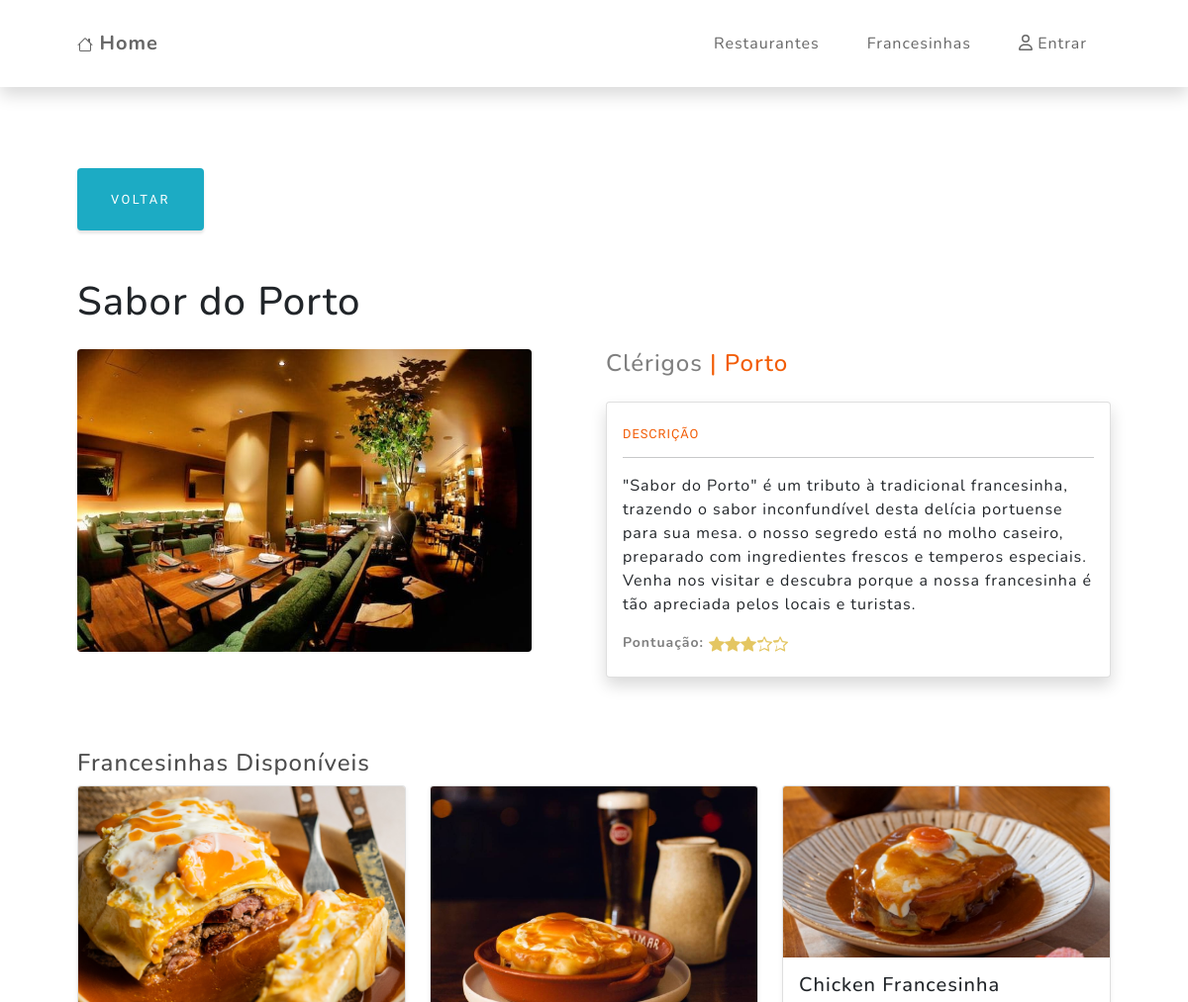
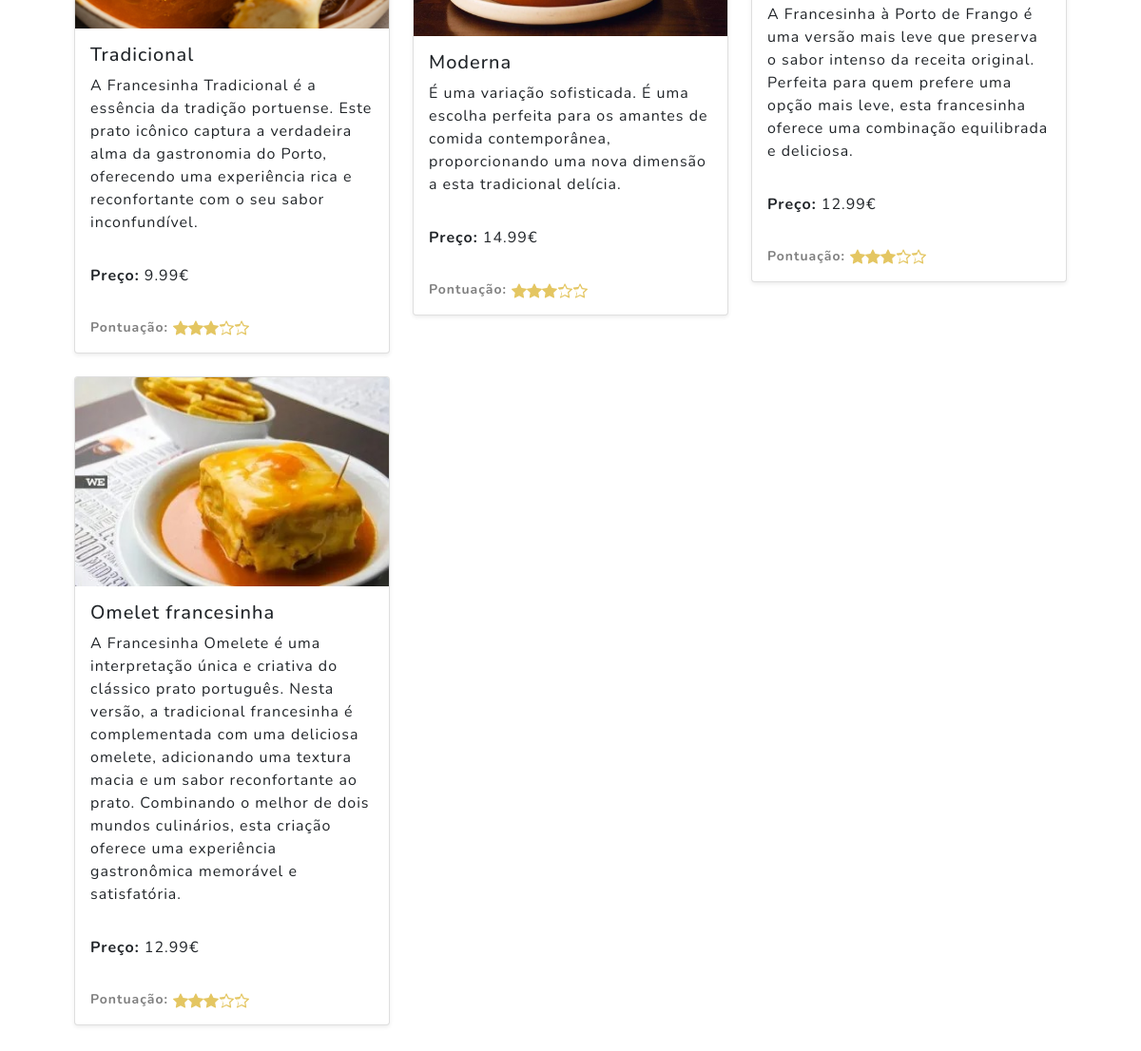
The page /restaurante_detail.php?id=3 on the database its author committed (2 pictures, top to bottom).
### tables this page shows
CREATE TABLE `restaurantes` (
  `id_restaurantes` int(11) NOT NULL,
  `nome` varchar(45) NOT NULL,
  `endereco` varchar(100) NOT NULL,
  `ref_cidades` int(11) NOT NULL,
  `capa` varchar(255) NOT NULL,
  `descricao` text NOT NULL,
  `pontuacao` float DEFAULT 0,
  `deleted` int(1) DEFAULT 0
);

CREATE TABLE `francesinhas` (
  `id_francesinhas` int(11) NOT NULL,
  `nome` varchar(45) NOT NULL,
  `preco` decimal(5,2) NOT NULL,
  `capa` varchar(45) DEFAULT NULL,
  `descricao` text DEFAULT NULL,
  `deleted` int(1) DEFAULT 0,
  `pontuacao` int(11) DEFAULT 0
);

### restaurante_detail.php (called while the page is built)
<?php include_once "./components/cp_head.php" ?>
<?php include_once "./components/cp_navbar.php" ?>
<?php include_once "./components/cp_detalhes.php" ?>
<?php include_once "./components/cp_footer.php" ?>

### components/cp_detalhes.php (the view, shortened to what this page needs)
<?php
    $query = "SELECT
                restaurantes.id_restaurantes,
                restaurantes.nome,
                restaurantes.endereco,
                restaurantes.capa AS capa_restaurante,
                restaurantes.descricao,
                restaurantes.pontuacao,
                cidades.nome AS cidade_nome,
                francesinhas.id_francesinhas,
                francesinhas.pontuacao,
                francesinhas.nome AS francesinha_nome,
                francesinhas.descricao AS francesinha_descricao,
                francesinhas.preco AS francesinha_preco,
                francesinhas.capa AS capa_francesinha
              FROM
                restaurantes
              INNER JOIN
                cidades ON restaurantes.ref_cidades = cidades.id_cidades
              LEFT JOIN
                francesinhas_restaurantes ON restaurantes.id_restaurantes = francesinhas_restaurantes.ref_restaurantes
              LEFT JOIN
                francesinhas ON francesinhas_restaurantes.ref_francesinhas = francesinhas.id_francesinhas
              WHERE
                restaurantes.id_restaurantes = ?";
    if (isset($_GET['id'])) {
        $id_restaurante = $_GET['id'];
        $link = new_db_connection();
        $stmt = mysqli_stmt_init($link);
        if (mysqli_stmt_prepare($stmt, $query)) {
            mysqli_stmt_bind_param($stmt, "i", $id_restaurante);
            mysqli_stmt_execute($stmt);
            mysqli_stmt_bind_result($stmt, $id_restaurante, $nome, $endereco, $capa, $descricao, $pontuacao, $cidade_nome, $id_francesinhas,$pontuacao, $francesinha_nome, $francesinha_descricao, $francesinha_preco , $francesinha_capa);
            mysqli_stmt_store_result($stmt);
            if (mysqli_stmt_num_rows($stmt) > 0) {
                $francesinhas = [];
                while (mysqli_stmt_fetch($stmt)) {
                    $francesinhas[] = [
                        'id_francesinhas' => $id_francesinhas,
                        'nome' => $francesinha_nome,
                        'descricao' => $francesinha_descricao,
                        'preco' => $francesinha_preco,
                        'capa_francesinha' => $francesinha_capa
                    ];
                }
                ?>
                <section class="sec-filmes pb-5" id="lista-filmes">
                    <div class="container px-lg-5 pt-3">
                        <?php
                        if (isset($_SERVER['HTTP_REFERER']) && !empty($_SERVER['HTTP_REFERER'])) {
                            $previousPage = $_SERVER['HTTP_REFERER'];
                        } else {
                            $previousPage = "restaurante.php";
                        }
                        ?>
                        <a class="btn btn-info mt-4" href="<?=$previousPage?>">Voltar</a>
                        <h1 class="pt-5 pb-3"><?= $nome ?></h1>
                        <div class="row d-flex flex-row justify-content-between">
                            <div class="col detalhes">
                                <img class="img-fluid mb-3 rounded" src="./imgs/capas/<?= $capa ?>" />
                            </div>
                            <div class="col detalhes">
                                <h4 class="text-primary"><span class="text-black-50"><?= $endereco ?></span> | <?= $cidade_nome ?></h4>
                                <div class="card pb-2 mt-4 shadow rounded">
                                    <div class="card-body">
                                        <h4 class="text-uppercase text-primary m-0 mt-2">Descrição</h4>
                                        <hr class="my-3 mx-auto" />
                                        <p class="tipo-filme mb-0"><?= $descricao ?></p>
                                        <div class="tipo-filme mb-0 small text-black-50 mt-3">
                                            <strong>Pontuação:</strong>
                                        </div>
                                    </div>
                                </div>
                            </div>
                        </div>
                        <div class="row pt-4 mt-5">
                            <h3>Francesinhas Disponíveis</h3>
                            <?php
                            if (!empty($francesinhas)) {
                                foreach ($francesinhas as $francesinha) {
                                    if ($francesinha['id_francesinhas']) {
                                        ?>
                                        <div class="col-md-4 mb-4">
                                            <div class="card shadow-sm">
                                                <img src="./imgs/capas/<?= $francesinha['capa_francesinha'] ?>" class="card-img-top" alt="Capa da Francesinha">
                                                <div class="card-body">
                                                    <h5 class="card-title"><?= $francesinha['nome'] ?></h5>
                                                    <p class="card-text"><?= $francesinha['descricao'] ?></p>
                                                    <p class="card-text"><strong>Preço:</strong> <?= $francesinha['preco'] ?>€</p>
                                                    <div class="tipo-filme mb-0 small text-black-50 mt-3">
                                                        <strong>Pontuação:</strong>
                                                    </div>
                                                </div>
                                            </div>
                                        </div>
                                        <?php
                                    }
                                }
                            } else {
                                echo '<div class="col-12 alert-warning p-4">Não há francesinhas disponíveis para este restaurante!</div>';
                            }
                            ?>
                        </div>
                    </div>
                </section>
                <?php
            } else {
                echo '<div class="alert-warning p-4">O restaurante que procura não existe!</div>';
            }
        } else {
            echo "Erro na preparação da declaração";
        }
    } else {
        header("Location: restaurante.php");
    }
?>

### rows shown on the page
restaurantes: francesinhas.capa (picture), francesinhas.nome "Tradicional", francesinhas.descricao "A Francesinha Tradicional é a essência da tradição portuense. Este prato icônico captura a verdadeira alma da gastronomia do Porto, oferecendo uma experiência rica e reconfortante com o seu sabor inconfundível.", francesinhas.preco "9.99", francesinhas.nome "Moderna", francesinhas.descricao "É uma variação sofisticada. É uma escolha perfeita para os amantes de comida contemporânea, proporcionando uma nova dimensão a esta tradicional delícia.", francesinhas.preco "14.99", francesinhas.nome "Chicken Francesinha", francesinhas.descricao "A Francesinha à Porto de Frango é uma versão mais leve que preserva o sabor intenso da receita original. Perfeita para quem prefere uma opção mais leve, esta francesinha oferece uma combinação equilibrada e deliciosa.", francesinhas.preco "12.99", francesinhas.nome "Omelet francesinha", francesinhas.descricao "A Francesinha Omelete é uma interpretação única e criativa do clássico prato português. Nesta versão, a tradicional francesinha é complementada com uma deliciosa omelete, adicionando uma textura macia e um sabor reconfortante ao prato. Combinando o melhor de dois mundos culinários, esta criação oferece uma experiência gastronômica memorável e satisfatória."

### other values the page prints
$nome "Sabor do Porto"
$endereco "Clérigos"
$cidade_nome "Porto"
